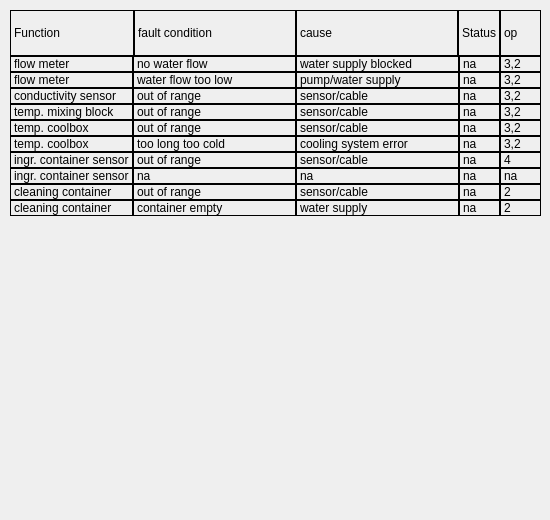
       <widget class="QWidget" name="pg_sensor">
        <widget class="QWidget" name="verticalLayoutWidget_3">
         <property name="geometry">
          <rect>
           <x>10</x>
           <y>10</y>
           <width>531</width>
           <height>501</height>
          </rect>
         </property>
         <layout class="QVBoxLayout" name="verticalLayout_3" stretch="1,10">
          <property name="spacing">
           <number>0</number>
          </property>
          <item>
           <layout class="QHBoxLayout" name="horizontalLayout_4" stretch="2,4,4,1,1">
            <property name="spacing">
             <number>0</number>
            </property>
            <item>
             <widget class="QLabel" name="label_45">
              <property name="frameShape">
               <enum>QFrame::Panel</enum>
              </property>
              <property name="text">
               <string>Function                     </string>
              </property>
             </widget>
            </item>
            <item>
             <widget class="QLabel" name="label_46">
              <property name="frameShape">
               <enum>QFrame::Panel</enum>
              </property>
              <property name="text">
               <string>fault condition</string>
              </property>
             </widget>
            </item>
            <item>
             <widget class="QLabel" name="label_47">
              <property name="frameShape">
               <enum>QFrame::Panel</enum>
              </property>
              <property name="text">
               <string>cause</string>
              </property>
             </widget>
            </item>
            <item>
             <widget class="QLabel" name="label_48">
              <property name="frameShape">
               <enum>QFrame::Panel</enum>
              </property>
              <property name="text">
               <string>Status</string>
              </property>
             </widget>
            </item>
            <item>
             <widget class="QLabel" name="label_49">
              <property name="frameShape">
               <enum>QFrame::Panel</enum>
              </property>
              <property name="text">
               <string>op</string>
              </property>
             </widget>
            </item>
           </layout>
          </item>
          <item>
           <layout class="QGridLayout" name="gridLayout_3" columnstretch="2,4,4,1,1">
            <property name="spacing">
             <number>0</number>
            </property>
            <item row="0" column="1">
             <widget class="QLabel" name="label_50">
              <property name="frameShape">
               <enum>QFrame::Panel</enum>
              </property>
              <property name="text">
               <string>no water flow</string>
              </property>
             </widget>
            </item>
            <item row="4" column="0">
             <widget class="QLabel" name="label_51">
              <property name="frameShape">
               <enum>QFrame::Panel</enum>
              </property>
              <property name="text">
               <string>temp. coolbox</string>
              </property>
             </widget>
            </item>
            <item row="5" column="0">
             <widget class="QLabel" name="label_52">
              <property name="frameShape">
               <enum>QFrame::Panel</enum>
              </property>
              <property name="text">
               <string>temp. coolbox</string>
              </property>
             </widget>
            </item>
            <item row="2" column="0">
             <widget class="QLabel" name="label_53">
              <property name="frameShape">
               <enum>QFrame::Panel</enum>
              </property>
              <property name="text">
               <string>conductivity sensor</string>
              </property>
             </widget>
            </item>
            <item row="9" column="0">
             <widget class="QLabel" name="label_54">
              <property name="frameShape">
               <enum>QFrame::Panel</enum>
              </property>
              <property name="text">
               <string>cleaning container</string>
              </property>
             </widget>
            </item>
            <item row="8" column="0">
             <widget class="QLabel" name="label_55">
              <property name="frameShape">
               <enum>QFrame::Panel</enum>
              </property>
              <property name="text">
               <string>ingr. container sensor</string>
              </property>
             </widget>
            </item>
            <item row="7" column="0">
             <widget class="QLabel" name="label_56">
              <property name="frameShape">
               <enum>QFrame::Panel</enum>
              </property>
              <property name="text">
               <string>ingr. container sensor</string>
              </property>
             </widget>
            </item>
            <item row="2" column="3">
             <widget class="QLabel" name="lb_bit_22">
              <property name="frameShape">
               <enum>QFrame::Panel</enum>
              </property>
              <property name="text">
               <string>na</string>
              </property>
             </widget>
            </item>
            <item row="3" column="3">
             <widget class="QLabel" name="lb_bit_23">
              <property name="frameShape">
               <enum>QFrame::Panel</enum>
              </property>
              <property name="text">
               <string>na</string>
              </property>
             </widget>
            </item>
            <item row="3" column="0">
             <widget class="QLabel" name="label_59">
              <property name="frameShape">
               <enum>QFrame::Panel</enum>
              </property>
              <property name="text">
               <string>temp. mixing block</string>
              </property>
             </widget>
            </item>
            <item row="0" column="4">
             <widget class="QLabel" name="label_60">
              <property name="frameShape">
               <enum>QFrame::Panel</enum>
              </property>
              <property name="text">
               <string>3,2</string>
              </property>
             </widget>
            </item>
            <item row="1" column="3">
             <widget class="QLabel" name="lb_bit_21">
              <property name="frameShape">
               <enum>QFrame::Panel</enum>
              </property>
              <property name="text">
               <string>na</string>
              </property>
             </widget>
            </item>
            <item row="0" column="0">
             <widget class="QLabel" name="label_62">
              <property name="frameShape">
               <enum>QFrame::Panel</enum>
              </property>
              <property name="text">
               <string>flow meter</string>
              </property>
             </widget>
            </item>
            <item row="1" column="0">
             <widget class="QLabel" name="label_63">
              <property name="frameShape">
               <enum>QFrame::Panel</enum>
              </property>
              <property name="text">
               <string>flow meter</string>
              </property>
             </widget>
            </item>
            <item row="0" column="2">
             <widget class="QLabel" name="label_64">
              <property name="frameShape">
               <enum>QFrame::Panel</enum>
              </property>
              <property name="text">
               <string>water supply blocked</string>
              </property>
             </widget>
            </item>
            <item row="0" column="3">
             <widget class="QLabel" name="lb_bit_20">
              <property name="frameShape">
               <enum>QFrame::Panel</enum>
              </property>
              <property name="text">
               <string>na</string>
              </property>
             </widget>
            </item>
            <item row="10" column="0">
             <widget class="QLabel" name="label_66">
              <property name="frameShape">
               <enum>QFrame::Panel</enum>
              </property>
              <property name="text">
               <string>cleaning container</string>
              </property>
             </widget>
            </item>
            <item row="4" column="3">
             <widget class="QLabel" name="lb_bit_24">
              <property name="frameShape">
               <enum>QFrame::Panel</enum>
              </property>
              <property name="text">
               <string>na</string>
              </property>
             </widget>
            </item>
            <item row="5" column="3">
             <widget class="QLabel" name="lb_bit_25">
              <property name="frameShape">
               <enum>QFrame::Panel</enum>
              </property>
              <property name="text">
               <string>na</string>
              </property>
             </widget>
            </item>
            <item row="7" column="3">
             <widget class="QLabel" name="lb_bit_26">
              <property name="frameShape">
               <enum>QFrame::Panel</enum>
              </property>
              <property name="text">
               <string>na</string>
              </property>
             </widget>
            </item>
            <item row="8" column="3">
             <widget class="QLabel" name="lb_bit_27">
              <property name="frameShape">
               <enum>QFrame::Panel</enum>
              </property>
              <property name="text">
               <string>na</string>
              </property>
             </widget>
            </item>
            <item row="9" column="3">
             <widget class="QLabel" name="lb_bit_28">
              <property name="frameShape">
               <enum>QFrame::Panel</enum>
              </property>
              <property name="text">
               <string>na</string>
              </property>
             </widget>
            </item>
            <item row="10" column="3">
             <widget class="QLabel" name="lb_bit_29">
              <property name="frameShape">
               <enum>QFrame::Panel</enum>
              </property>
              <property name="text">
               <string>na</string>
              </property>
             </widget>
            </item>
            <item row="1" column="1">
             <widget class="QLabel" name="label_203">
              <property name="frameShape">
               <enum>QFrame::Panel</enum>
              </property>
              <property name="text">
               <string>water flow too low</string>
              </property>
             </widget>
            </item>
            <item row="2" column="1">
             <widget class="QLabel" name="label_204">
              <property name="frameShape">
               <enum>QFrame::Panel</enum>
              </property>
              <property name="text">
               <string>out of range</string>
              </property>
             </widget>
            </item>
            <item row="3" column="1">
             <widget class="QLabel" name="label_205">
              <property name="frameShape">
               <enum>QFrame::Panel</enum>
              </property>
              <property name="text">
               <string>out of range</string>
              </property>
             </widget>
            </item>
            <item row="4" column="1">
             <widget class="QLabel" name="label_206">
              <property name="frameShape">
               <enum>QFrame::Panel</enum>
              </property>
              <property name="text">
               <string>out of range</string>
              </property>
             </widget>
            </item>
            <item row="5" column="1">
             <widget class="QLabel" name="label_207">
              <property name="frameShape">
               <enum>QFrame::Panel</enum>
              </property>
              <property name="text">
               <string>too long too cold</string>
              </property>
             </widget>
            </item>
            <item row="7" column="1">
             <widget class="QLabel" name="label_208">
              <property name="frameShape">
               <enum>QFrame::Panel</enum>
              </property>
              <property name="text">
               <string>out of range</string>
              </property>
             </widget>
            </item>
            <item row="8" column="1">
             <widget class="QLabel" name="label_209">
              <property name="frameShape">
               <enum>QFrame::Panel</enum>
              </property>
              <property name="text">
               <string>na</string>
              </property>
             </widget>
            </item>
            <item row="9" column="1">
             <widget class="QLabel" name="label_210">
              <property name="frameShape">
               <enum>QFrame::Panel</enum>
              </property>
              <property name="text">
               <string>out of range</string>
              </property>
             </widget>
            </item>
            <item row="10" column="1">
             <widget class="QLabel" name="label_211">
              <property name="frameShape">
               <enum>QFrame::Panel</enum>
              </property>
              <property name="text">
               <string>container empty</string>
              </property>
             </widget>
            </item>
            <item row="1" column="2">
             <widget class="QLabel" name="label_212">
              <property name="frameShape">
               <enum>QFrame::Panel</enum>
              </property>
              <property name="text">
               <string>pump/water supply</string>
              </property>
             </widget>
            </item>
            <item row="2" column="2">
             <widget class="QLabel" name="label_213">
              <property name="frameShape">
               <enum>QFrame::Panel</enum>
              </property>
              <property name="text">
               <string>sensor/cable</string>
              </property>
             </widget>
            </item>
            <item row="3" column="2">
             <widget class="QLabel" name="label_214">
              <property name="frameShape">
               <enum>QFrame::Panel</enum>
              </property>
              <property name="text">
               <string>sensor/cable</string>
              </property>
             </widget>
            </item>
            <item row="4" column="2">
             <widget class="QLabel" name="label_215">
              <property name="frameShape">
               <enum>QFrame::Panel</enum>
              </property>
              <property name="text">
               <string>sensor/cable</string>
              </property>
             </widget>
            </item>
            <item row="5" column="2">
             <widget class="QLabel" name="label_216">
              <property name="frameShape">
               <enum>QFrame::Panel</enum>
              </property>
              <property name="text">
               <string>cooling system error</string>
              </property>
             </widget>
            </item>
            <item row="7" column="2">
             <widget class="QLabel" name="label_217">
              <property name="frameShape">
               <enum>QFrame::Panel</enum>
              </property>
              <property name="text">
               <string>sensor/cable</string>
              </property>
             </widget>
            </item>
            <item row="8" column="2">
             <widget class="QLabel" name="label_218">
              <property name="frameShape">
               <enum>QFrame::Panel</enum>
              </property>
              <property name="text">
               <string>na</string>
              </property>
             </widget>
            </item>
            <item row="9" column="2">
             <widget class="QLabel" name="label_219">
              <property name="frameShape">
               <enum>QFrame::Panel</enum>
              </property>
              <property name="text">
               <string>sensor/cable</string>
              </property>
             </widget>
            </item>
            <item row="10" column="2">
             <widget class="QLabel" name="label_220">
              <property name="frameShape">
               <enum>QFrame::Panel</enum>
              </property>
              <property name="text">
               <string>water supply</string>
              </property>
             </widget>
            </item>
            <item row="2" column="4">
             <widget class="QLabel" name="label_58">
              <property name="frameShape">
               <enum>QFrame::Panel</enum>
              </property>
              <property name="text">
               <string>3,2</string>
              </property>
             </widget>
            </item>
            <item row="4" column="4">
             <widget class="QLabel" name="label_65">
              <property name="frameShape">
               <enum>QFrame::Panel</enum>
              </property>
              <property name="text">
               <string>3,2</string>
              </property>
             </widget>
            </item>
            <item row="1" column="4">
             <widget class="QLabel" name="label_57">
              <property name="frameShape">
               <enum>QFrame::Panel</enum>
              </property>
              <property name="text">
               <string>3,2</string>
              </property>
             </widget>
            </item>
            <item row="5" column="4">
             <widget class="QLabel" name="label_67">
              <property name="frameShape">
               <enum>QFrame::Panel</enum>
              </property>
              <property name="text">
               <string>3,2</string>
              </property>
             </widget>
            </item>
            <item row="7" column="4">
             <widget class="QLabel" name="label_68">
              <property name="frameShape">
               <enum>QFrame::Panel</enum>
              </property>
              <property name="text">
               <string>4</string>
              </property>
             </widget>
            </item>
            <item row="8" column="4">
             <widget class="QLabel" name="label_69">
              <property name="frameShape">
               <enum>QFrame::Panel</enum>
              </property>
              <property name="text">
               <string>na</string>
              </property>
             </widget>
            </item>
            <item row="9" column="4">
             <widget class="QLabel" name="label_70">
              <property name="frameShape">
               <enum>QFrame::Panel</enum>
              </property>
              <property name="text">
               <string>2</string>
              </property>
             </widget>
            </item>
            <item row="10" column="4">
             <widget class="QLabel" name="label_71">
              <property name="frameShape">
               <enum>QFrame::Panel</enum>
              </property>
              <property name="text">
               <string>2</string>
              </property>
             </widget>
            </item>
            <item row="3" column="4">
             <widget class="QLabel" name="label_61">
              <property name="frameShape">
               <enum>QFrame::Panel</enum>
              </property>
              <property name="text">
               <string>3,2</string>
              </property>
             </widget>
            </item>
            <item row="11" column="1">
             <spacer name="verticalSpacer_4">
              <property name="orientation">
               <enum>Qt::Vertical</enum>
              </property>
              <property name="sizeHint" stdset="0">
               <size>
                <width>20</width>
                <height>40</height>
               </size>
              </property>
             </spacer>
            </item>
           </layout>
          </item>
         </layout>
        </widget>
       </widget>
